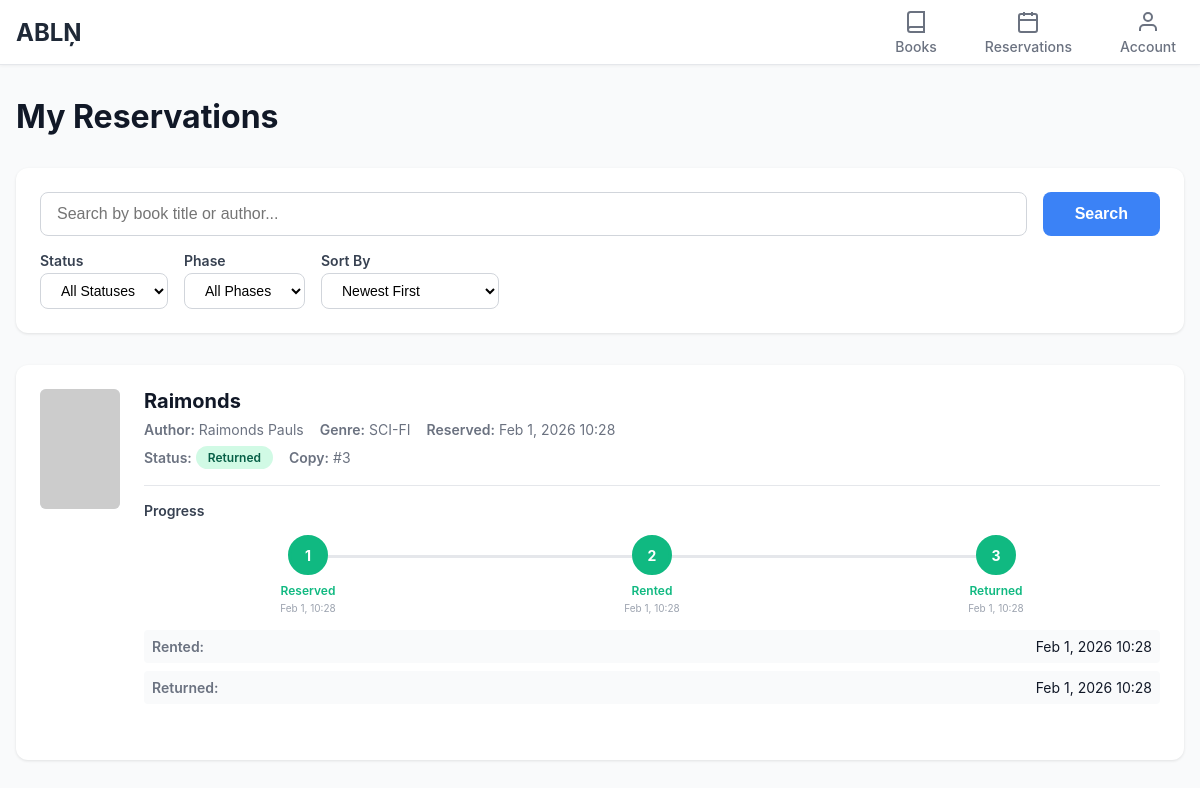
Page /reservations/ (signed in) on the committed database.
### Books/models.py (models this page shows)
class Reservation(models.Model):
    ReservationID = models.AutoField(primary_key=True)
    User = models.ForeignKey(Account, on_delete=models.CASCADE, db_column='UserID')
    Book = models.ForeignKey(Book, on_delete=models.CASCADE, db_column='BookID')
    ReservationTime = models.DateTimeField(auto_now_add=True)
    ExpiryTime = models.DateTimeField()
    Status = models.CharField(max_length=20, default='Active')

class Book(models.Model):
    BookID = models.AutoField(primary_key=True)
    ISBN = models.CharField(max_length=13, unique=True)
    Author = models.ForeignKey(Author, on_delete=models.CASCADE, db_column='AuthorID')
    Genre = models.ForeignKey(Genre, on_delete=models.PROTECT, db_column='GenreID')
    Title = models.CharField(max_length=255)
    PublicationDate = models.DateField(null=True, blank=True)
    CoverImageURL = models.URLField(max_length=500, null=True, blank=True)

class Author(models.Model):
    AuthorID = models.AutoField(primary_key=True)
    FirstName = models.CharField(max_length=100)
    LastName = models.CharField(max_length=100)

class Genre(models.Model):
    GenreID = models.AutoField(primary_key=True)
    Name = models.CharField(max_length=100, unique=True)

class Rental(models.Model):
    RentalID = models.AutoField(primary_key=True)
    Copy = models.ForeignKey(BookCopy, on_delete=models.CASCADE, db_column='CopyID')
    User = models.ForeignKey(Account, on_delete=models.PROTECT, related_name='rentals', db_column='UserID')
    ProcessedByUser = models.ForeignKey(Account, on_delete=models.PROTECT, related_name='processed_rentals', db_column='ProcessedByUserID')
    RentTime = models.DateTimeField(auto_now_add=True)
    DueDate = models.DateTimeField()

class BookCopy(models.Model):
    CopyID = models.AutoField(primary_key=True)
    Book = models.ForeignKey(Book, on_delete=models.CASCADE, db_column='BookID')
    Status = models.CharField(max_length=20, default='Available')

class Return(models.Model):
    ReturnID = models.AutoField(primary_key=True)
    Rental = models.ForeignKey(Rental, on_delete=models.CASCADE, db_column='RentalID')
    ProcessedByUser = models.ForeignKey(Account, on_delete=models.PROTECT, related_name='processed_returns', db_column='ProcessedByUserID')
    ReturnTime = models.DateTimeField(auto_now_add=True)

### Books/views.py (the view)
# urls.py: path('reservations/', views.reservations, name='reservations'),
@login_required
def reservations(request):
    user_id = request.session.get('user_id')
    from Account.models import Account
    try:
        account = Account.objects.get(UserID=user_id)
        is_admin = account.Role.RoleID == 2 if account.Role else False
    except Account.DoesNotExist:
        request.session.flush()
        return redirect('login')
    search_query = request.GET.get('search', '').strip()
    status_filter = request.GET.get('status', '')
    phase_filter = request.GET.get('phase', '')
    sort_by = request.GET.get('sort', '-reservation_time')  # Default sort by newest first
    if is_admin:
        reservations = Reservation.objects.select_related(
            'User', 'Book', 'Book__Author', 'Book__Genre'
        )
        if search_query:
            reservations = reservations.filter(
                Q(Book__Title__icontains=search_query) |
                Q(User__FirstName__icontains=search_query) |
                Q(User__LastName__icontains=search_query) |
                Q(User__Email__icontains=search_query)
            )
        if status_filter:
            reservations = reservations.filter(Status=status_filter)
    else:
        reservations = Reservation.objects.filter(
            User=account
        ).select_related('Book', 'Book__Author', 'Book__Genre')
        if search_query:
            reservations = reservations.filter(
                Q(Book__Title__icontains=search_query) |
                Q(Book__Author__FirstName__icontains=search_query) |
                Q(Book__Author__LastName__icontains=search_query)
            )
        if status_filter:
            reservations = reservations.filter(Status=status_filter)
    if sort_by == 'title':
        reservations = reservations.order_by('Book__Title')
    elif sort_by == '-title':
        reservations = reservations.order_by('-Book__Title')
    elif sort_by == 'reservation_time':
        reservations = reservations.order_by('ReservationTime')
    elif sort_by == '-reservation_time':
        reservations = reservations.order_by('-ReservationTime')
    elif sort_by == 'expiry_time':
        reservations = reservations.order_by('ExpiryTime')
    elif sort_by == '-expiry_time':
        reservations = reservations.order_by('-ExpiryTime')
    else:
        reservations = reservations.order_by('-ReservationTime')
    reservation_data = []
    for reservation in reservations:
        rental = Rental.objects.filter(
            User=reservation.User,
            Copy__Book=reservation.Book,
            RentTime__gte=reservation.ReservationTime  # Rental must be after this reservation
        ).select_related('Copy', 'Copy__Book').order_by('RentTime').first()  # Get the earliest rental after this reservation
        return_record = None
        if rental:
            return_record = Return.objects.filter(Rental=rental).first()
        if reservation.Status == 'Cancelled':
            phase = 'Cancelled'
        elif return_record:
            phase = 'Returned'
        elif rental:
            phase = 'Rented'
        else:
            phase = 'Reserved'
        reservation_data.append({
            'reservation': reservation,
            'rental': rental,
            'return_record': return_record,
            'phase': phase,
            'is_overdue': rental and not return_record and timezone.now() > rental.DueDate if rental else False,
            'is_expired': reservation.Status == 'Active' and timezone.now() > reservation.ExpiryTime,
        })
    if phase_filter:
        reservation_data = [item for item in reservation_data if item['phase'] == phase_filter]
    if sort_by == 'due_date':
        reservation_data.sort(key=lambda x: x['rental'].DueDate if x['rental'] else timezone.now() + timedelta(days=365))
    elif sort_by == '-due_date':
        reservation_data.sort(key=lambda x: x['rental'].DueDate if x['rental'] else timezone.now() - timedelta(days=365), reverse=True)
    context = {
        'reservation_data': reservation_data,
        'is_admin': is_admin,
        'search_query': search_query,
        'status_filter': status_filter,
        'phase_filter': phase_filter,
        'sort_by': sort_by,
    }
    return render(request, 'reservations.html', context)

### Books/templates/reservations.html (shortened to what this page needs)
{% load static %}
{% load compress %}
<!DOCTYPE html>
<html lang="en">
<head>
    {% compress css %}
    <link rel="stylesheet" href="{% static 'Books/css/reservations.css' %}">
    {% endcompress %}
</head>
<body>
    {% include 'navbar.html' %}
    <div class="container">
        <div class="page-header">
            <h1 class="page-title">{% if is_admin %}Manage Reservations{% else %}My Reservations{% endif %}</h1>
        </div>
        <div class="search-filters">
            <form method="GET" action="{% url 'reservations' %}">
                <div class="search-bar">
                    <input
                        type="text"
                        name="search"
                        class="search-input"
                        placeholder="{% if is_admin %}Search by book title, user name, or email...{% else %}Search by book title or author...{% endif %}"
                        value="{{ search_query }}"
                    >
                    <button type="submit" class="search-btn">Search</button>
                </div>
                <div class="filters">
                    {% if is_admin %}
                    <div class="filter-group">
                        <label class="filter-label">Status</label>
                        <select name="status" class="filter-select" onchange="this.form.submit()">
                            <option value="">All Statuses</option>
                            <option value="Active" {% if status_filter == "Active" %}selected{% endif %}>Active</option>
                            <option value="Cancelled" {% if status_filter == "Cancelled" %}selected{% endif %}>Cancelled</option>
                        </select>
                    </div>
                    {% else %}
                    <div class="filter-group">
                        <label class="filter-label">Status</label>
                        <select name="status" class="filter-select" onchange="this.form.submit()">
                            <option value="">All Statuses</option>
                        </select>
                    </div>
                    <div class="filter-group">
                        <label class="filter-label">Phase</label>
                        <select name="phase" class="filter-select" onchange="this.form.submit()">
                            <option value="">All Phases</option>
                        </select>
                    </div>
                    <div class="filter-group">
                        <label class="filter-label">Sort By</label>
                        <select name="sort" class="filter-select" onchange="this.form.submit()">
                            <option value="-reservation_time" {% if sort_by == "-reservation_time" %}selected{% endif %}>Newest First</option>
                        </select>
                    </div>
                    {% endif %}
                </div>
            </form>
        </div>
        <div class="reservations-list">
            {% if reservation_data %}
                {% for item in reservation_data %}
                <div class="reservation-item">
                    <div class="reservation-main">
                        <img
                            src="{{ item.reservation.Book.CoverImageURL|default:'https://via.placeholder.com/80x120?text=No+Cover' }}"
                            alt="{{ item.reservation.Book.Title }}"
                            class="book-cover"
                            fetchpriority="high"
                            onerror="this.src='https://via.placeholder.com/80x120?text=No+Cover'"
                        >
                        <div class="reservation-info">
                            <h2 class="book-title">{{ item.reservation.Book.Title }}</h2>
                            <div class="book-meta">
                                <div class="book-meta-item">
                                    <span class="book-meta-label">Author:</span>
                                    <span>{{ item.reservation.Book.Author.FirstName }} {{ item.reservation.Book.Author.LastName }}</span>
                                </div>
                                <div class="book-meta-item">
                                    <span class="book-meta-label">Genre:</span>
                                    <span>{{ item.reservation.Book.Genre.Name }}</span>
                                </div>
                                <div class="book-meta-item">
                                    <span class="book-meta-label">Reserved:</span>
                                    <span>{{ item.reservation.ReservationTime|date:"M j, Y H:i" }}</span>
                                </div>
                            </div>
                            <div class="book-meta">
                                <div class="book-meta-item">
                                    <span class="book-meta-label">Status:</span>
                                    {% if item.phase == 'Reserved' %}
                                        <span class="status-badge reserved">Reserved</span>
                                    {% elif item.phase == 'Rented' %}
                                        {% if item.is_overdue %}
                                            <span class="status-badge overdue">Overdue!</span>
                                        {% else %}
                                            <span class="status-badge rented">Rented</span>
                                        {% endif %}
                                    {% elif item.phase == 'Returned' %}
                                        <span class="status-badge returned">Returned</span>
                                    {% elif item.phase == 'Cancelled' %}
                                        <span class="status-badge cancelled">Cancelled</span>
                                    {% endif %}
                                </div>
                                {% if item.rental %}
                                <div class="book-meta-item">
                                    <span class="book-meta-label">Copy:</span>
                                    <span>#{{ item.rental.Copy.CopyID }}</span>
                                </div>
                                {% endif %}
                            </div>
                            <div class="phase-timeline">
                                <div class="timeline-header">Progress</div>
                                <div class="timeline-steps">
                                    <div class="timeline-step">
                                        <div class="step-indicator {% if item.phase == 'Reserved' %}active{% elif item.phase in 'Rented,Returned' %}completed{% elif item.phase == 'Cancelled' %}cancelled{% endif %}">
                                            1
                                        </div>
                                        <div class="step-label">Reserved</div>
                                        <div class="step-date">{{ item.reservation.ReservationTime|date:"M j, H:i" }}</div>
                                    </div>
                                    <div class="timeline-step">
                                        <div class="step-indicator {% if item.phase == 'Rented' %}active{% elif item.phase == 'Returned' %}completed{% endif %}">
                                            2
                                        </div>
                                        <div class="step-label">Rented</div>
                                        {% if item.rental %}
                                        <div class="step-date">{{ item.rental.RentTime|date:"M j, H:i" }}</div>
                                        {% endif %}
                                    </div>
                                    <div class="timeline-step">
                                        <div class="step-indicator {% if item.phase == 'Returned' %}completed{% endif %}">
                                            3
                                        </div>
                                        <div class="step-label">Returned</div>
                                        {% if item.return_record %}
                                        <div class="step-date">{{ item.return_record.ReturnTime|date:"M j, H:i" }}</div>
                                        {% endif %}
                                    </div>
                                </div>
                                <div class="reservation-details">
                                    {% if item.phase == 'Reserved' %}
                                        <div class="detail-item">
                                            <span class="detail-label">Reservation expires:</span>
                                            <span class="detail-value {% if item.is_expired %}warning{% endif %}">
                                                {{ item.reservation.ExpiryTime|date:"M j, Y H:i" }}
                                                {% if item.is_expired %} (Expired!){% endif %}
                                            </span>
                                        </div>
                                    {% elif item.phase == 'Returned' %}
                                        <div class="detail-item">
                                            <span class="detail-label">Rented:</span>
                                            <span class="detail-value">{{ item.rental.RentTime|date:"M j, Y H:i" }}</span>
                                        </div>
                                        <div class="detail-item">
                                            <span class="detail-label">Returned:</span>
                                            <span class="detail-value">{{ item.return_record.ReturnTime|date:"M j, Y H:i" }}</span>
                                        </div>
                                    {% endif %}
                                </div>
                            </div>
                        </div>
                    </div>
                </div>
                {% endfor %}
            {% endif %}
        </div>
    </div>
</body>
</html>

### rows in the picture
Reservation: reservation.Book.Title "Raimonds", reservation.Book.Author.FirstName "Raimonds", reservation.Book.Author.LastName "Pauls", reservation.Book.Genre.Name "SCI-FI", reservation.ReservationTime "Feb 1, 2026 10:28", rental.Copy.CopyID "3", reservation.ReservationTime "Feb 1, 10:28", rental.RentTime "Feb 1, 10:28", return_record.ReturnTime "Feb 1, 10:28", rental.RentTime "Feb 1, 2026 10:28", return_record.ReturnTime "Feb 1, 2026 10:28"
